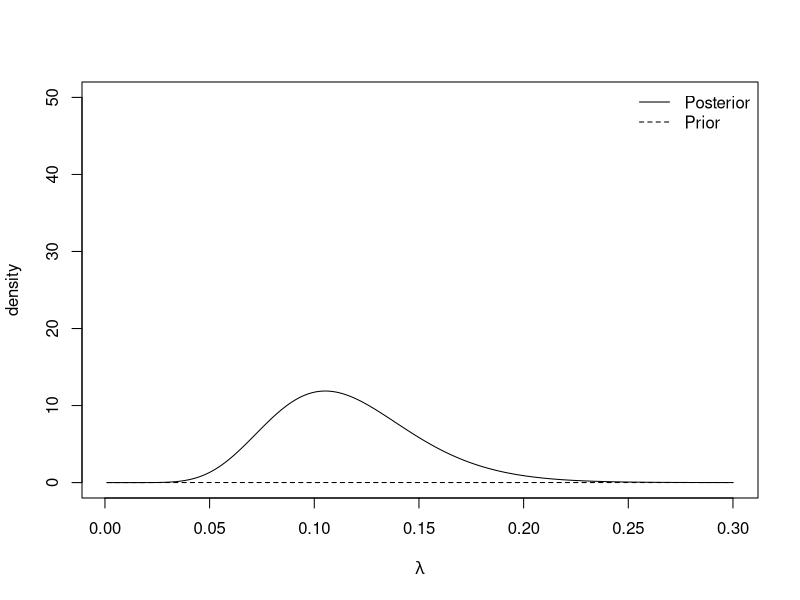
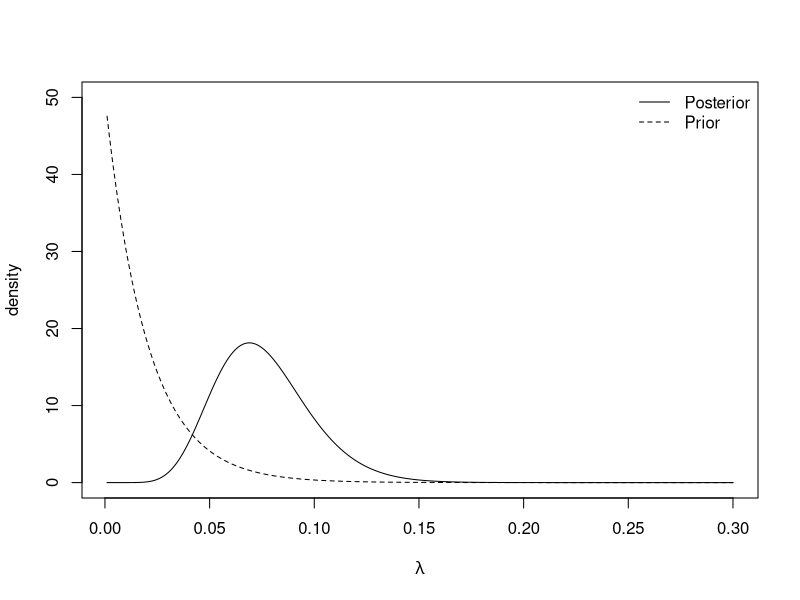
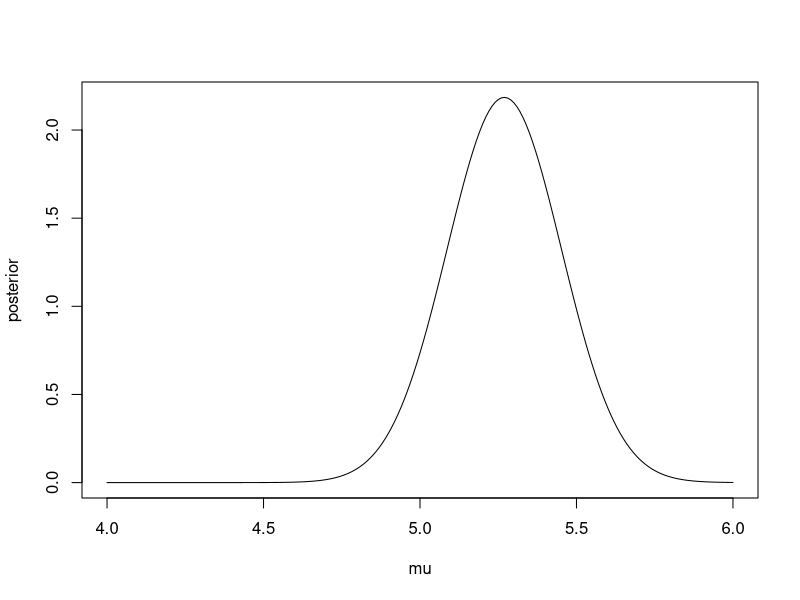
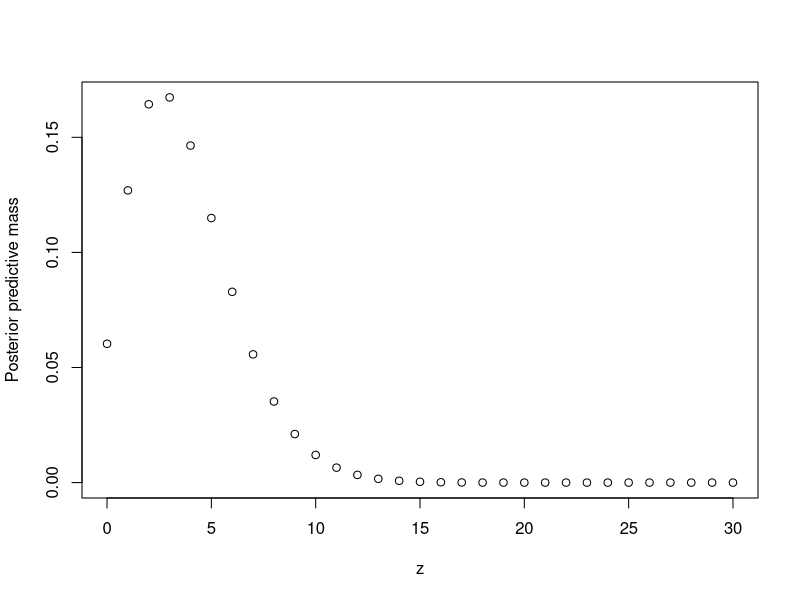
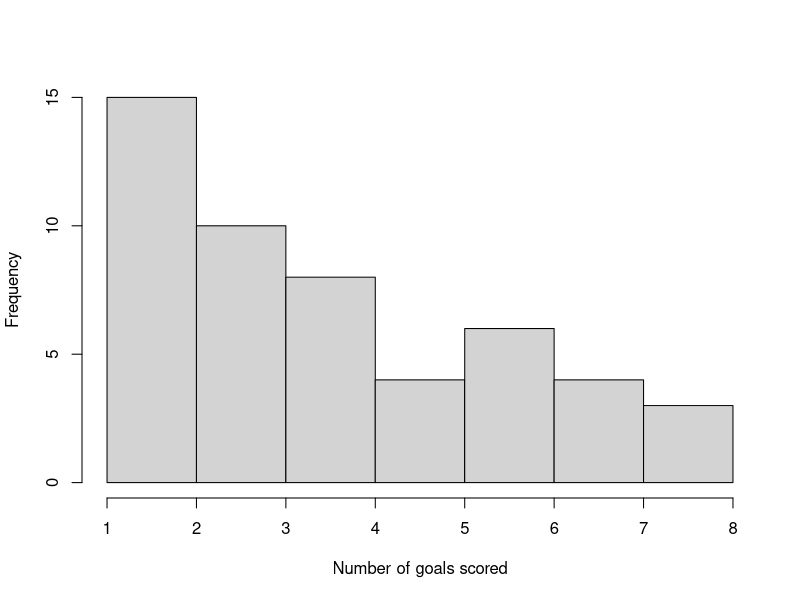
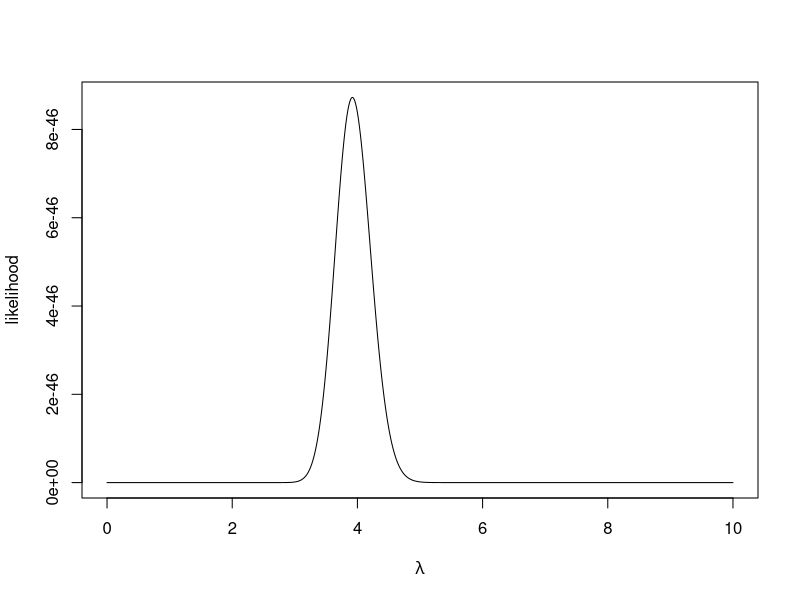
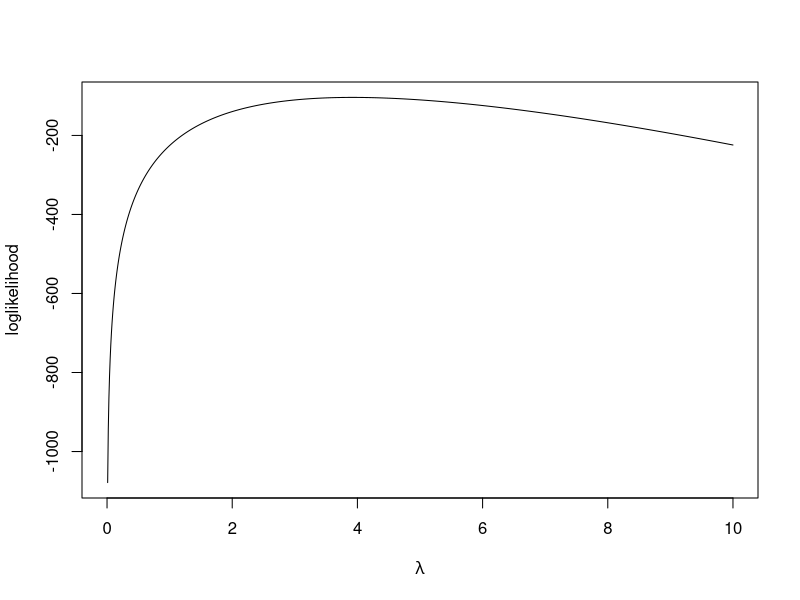
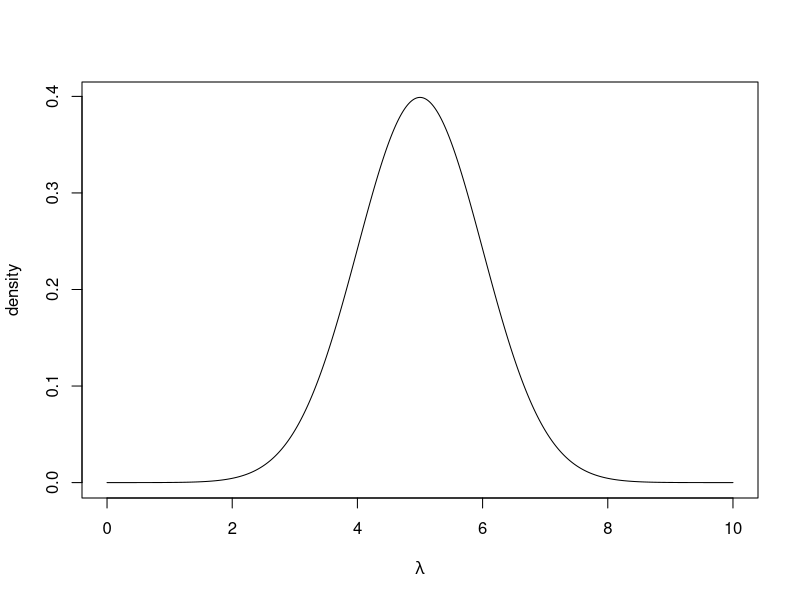

These charts were generated, in order, by the following R code:
## ---- chunk 1
cred.int.95 <- qbeta(c(0.025, 0.975), 4, 198)
round(cred.int.95, 3)
## ---- chunk 2
plot.distributions <- function(gamma.prior){
  #evaluate at selected values of lambda
  lambda <- seq(0.001, 0.3, 0.001) 
  
  #evaluate prior density
  prior <- dexp(lambda, rate = gamma.prior)
  
  #evaluate posterior density
  posterior <- dgamma(lambda, shape = 11, rate = 95 + gamma.prior)
  
  
  #plot
  plot(lambda, posterior, type= 'l', 
       ylim = c(0, 50), xlab = expression(lambda), ylab = "density")
  lines(lambda, prior, lty = 2)
  legend('topright', lty = c(1, 2), legend = c("Posterior", "Prior"),  
         bty = "n")
}

plot.distributions(0.01)
plot.distributions(50)
## ---- chunk 3
round(qgamma(c(0.025, 0.975), 11, 95.01), 3)
## ---- chunk 4
#data
N <- 30
sigma <- 1
y <- rnorm(N, 5, sigma)

#prior
sigma0 <- 1000
mu0     <- 0

#posterior
sigma1.sq <- (1/(sigma0^2)  + N/(sigma^2))^-1
mu1       <- sigma1.sq*(sum(y)/(sigma^2) + mu0/(sigma0^2))

c(mu1, sigma1.sq) #output mean and variance

#Create plot
mu <- seq(4, 6, 0.01)
posterior <- dnorm(mu, mean = mu1, sd = sqrt(sigma1.sq))
plot(mu, posterior, type ='l')

## ---- chunk 5
qnorm(c(0.025, 0.975), mu1, sqrt(sigma1.sq))
## ---- chunk 6
beta.binom.posterior.predictive.distribution <- function(z){
  
  
  numerator <- gamma(32)*gamma(z + 4)*gamma(58-z)
  denominator <- gamma(4)*gamma(28)*gamma(62)
  
  output <- choose(30, z)*numerator/denominator
  return(output)
  
}
## ---- chunk 7
z <- 0:30
ppd <- beta.binom.posterior.predictive.distribution(z)
sum(ppd)
plot(z, ppd, xlab = "z", ylab = "Posterior predictive mass")
## ---- chunk 8
z%*%ppd #expectation
cbind(z, cumsum(ppd)) #CDF
## ---- chunk 9
y <- c(2, 6, 2, 3, 4, 3, 4, 3, 1, 2, 3, 2, 6, 6, 2, 3, 5, 1, 2, 2, 4, 2, 5, 3,
       6, 4, 1, 2, 7, 8, 4, 3, 7, 3, 3, 5, 2, 6, 1, 3, 7, 4, 2, 6, 8, 8, 4, 5,
       7, 4)
hist(y, main = "", xlab = "Number of goals scored")
mean(y)
## ---- chunk 10
lambda <- seq(0, 10, 0.01) #grid of lambda values
likelihood.function <- function(lambda, y) prod(dpois(y, lambda)) #compute likelihood
log.likelihood.function  <- function(lambda, y) sum(dpois(y, lambda, log = TRUE)) #compute loglikelihood
likelihood <- sapply(lambda,  likelihood.function, y) #evaluate at grid of points
log.likelihood <- sapply(lambda,  log.likelihood.function, y) #evaluate at grid of points

#Plot likelihood
plot(lambda, likelihood, 
     xlab = expression(lambda), ylab = "likelihood", type = 'l')
plot(lambda, log.likelihood, 
     xlab = expression(lambda), ylab = "loglikelihood", type = 'l')
## ---- chunk 11
lambda   <- seq(0, 10, 0.01) #grid of lambda values
prior    <- dnorm(lambda, 5, 1)
log.prior <- dnorm(lambda, 5, 1, log = TRUE)
plot(lambda, prior, type = 'l', xlab = expression(lambda), ylab = "density")
plot(lambda, log.prior, type = 'l', 
     xlab = expression(lambda), ylab = "log density")
## ---- chunk 12
posterior <- prior*likelihood
integrating.factor <- 0.5*0.01*(posterior[1] + posterior[1001] + 2*sum(posterior[-c(1, 1001)])) #Using trapezium rule
posterior <- posterior/integrating.factor #normalise
plot(lambda, posterior, type = 'l', xlab = expression(lambda), 
     ylab = "posterior density")
## ---- chunk 13
lambda[which.max(posterior)]
## ---- chunk 14
y <- c(1.95, 1.46, 4.81, 1.52, 4.24, 3.00, 0.46, 2.27, 1.76, 0.41)
